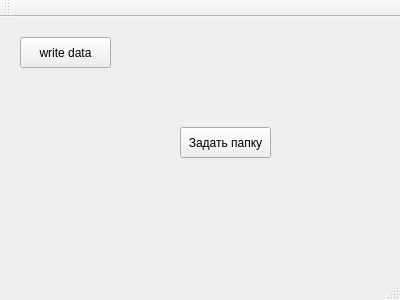
<?xml version="1.0" encoding="UTF-8"?>
<ui version="4.0">
 <class>MainWindow</class>
 <widget class="QMainWindow" name="MainWindow">
  <property name="geometry">
   <rect>
    <x>0</x>
    <y>0</y>
    <width>400</width>
    <height>300</height>
   </rect>
  </property>
  <property name="windowTitle">
   <string>MainWindow</string>
  </property>
  <widget class="QWidget" name="centralWidget">
   <widget class="QPushButton" name="pushButton">
    <property name="geometry">
     <rect>
      <x>180</x>
      <y>110</y>
      <width>91</width>
      <height>31</height>
     </rect>
    </property>
    <property name="text">
     <string>Задать папку</string>
    </property>
   </widget>
   <widget class="QPushButton" name="pushButton_2">
    <property name="geometry">
     <rect>
      <x>20</x>
      <y>20</y>
      <width>91</width>
      <height>31</height>
     </rect>
    </property>
    <property name="text">
     <string>write data</string>
    </property>
   </widget>
  </widget>
  <widget class="QMenuBar" name="menuBar">
   <property name="geometry">
    <rect>
     <x>0</x>
     <y>0</y>
     <width>400</width>
     <height>21</height>
    </rect>
   </property>
  </widget>
  <widget class="QToolBar" name="mainToolBar">
   <attribute name="toolBarArea">
    <enum>TopToolBarArea</enum>
   </attribute>
   <attribute name="toolBarBreak">
    <bool>false</bool>
   </attribute>
  </widget>
  <widget class="QStatusBar" name="statusBar"/>
 </widget>
 <layoutdefault spacing="6" margin="11"/>
 <resources/>
 <connections/>
</ui>
